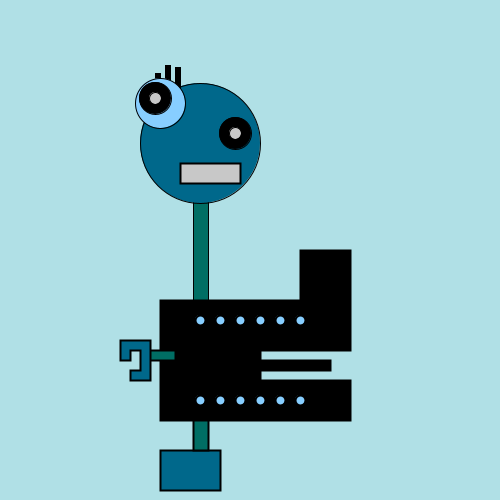
Frame 1 (no input)
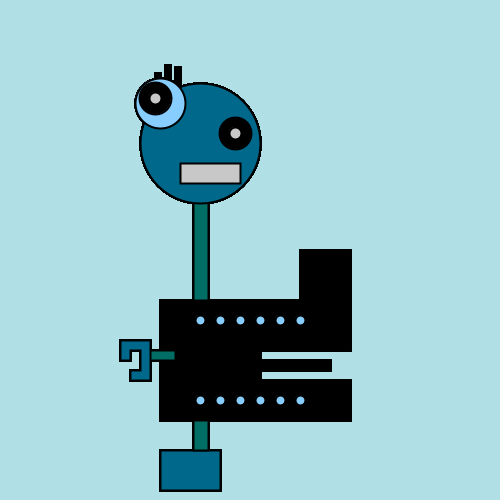
Frame 60 (the mouse pressed at the canvas centre just before this capture)
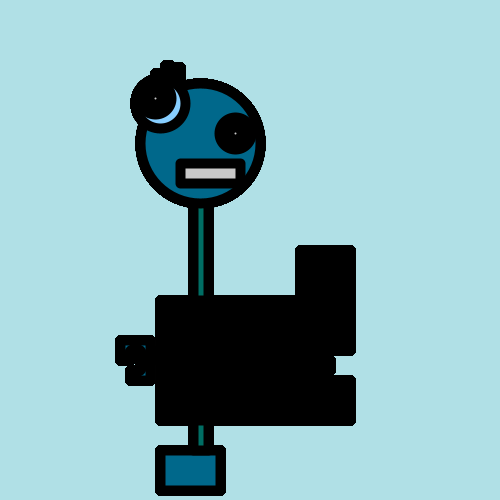
Frame 120 (the mouse held since frame 60 and released just before this capture)

The Processing sketch that drew these frames (run headless with seeded random() and noise(); from frame 60 on, the mouse is pressed at the canvas centre):

// Processing sketch: processing_55869
// ── processing_55869.pde

//int x = 190;
//int y = 490;
//int bodyH = 180;
int neckH = 193, mouseY;
//int radius = 120; 
//int ny = y - bodyHeight - neckHeight - radius; // Neck Y



float easing = 0.02;
void setup() {
size(500,500);
background(176,224,230);
smooth();
}

void draw(){
int targetX= mouseY;





//neck
fill(0,110,100);
rect(193,neckH,15,neckH);

//head
fill(0,104,139);
ellipse(200, neckH-50, 120,120);

fill(0);
rect(155,neckH-120,5,20);  //eyelashes
rect(165,neckH-128,5,20);
rect(175,neckH-126,5,20);

fill(135,206,255);  //large eye
ellipse(160,neckH-90,50,50);
fill(0);
ellipse(155,neckH-95,32,32);
fill(200);
ellipse(155,neckH-95,12,12);

fill(0);            //small eye
ellipse(235,neckH-60,32,32);
fill(200);
ellipse(235,neckH-60,12,12);

 {
//mouth

if (mousePressed) { 
  strokeWeight(10);
  strokeJoin(ROUND);
  rect(180,neckH-30,60,20);
  
} else {
strokeWeight(2);
rect(180,neckH-30,60,20);
}
}

//leg
fill(0,104,139);
rect(160,450,60,40);
fill(0,110,100);
rect(193,410,15,40);


//body

fill(0);
beginShape();
vertex(160,300);
vertex(300,300);
vertex(300, 250);
vertex(350,250);
vertex(350,350);
vertex(260,350);
vertex(260,360);
vertex(330,360);
//vertex(
vertex(330,370);
vertex(260,370);
vertex(260,380);
vertex(350,380);
vertex(350,420);
vertex(160,420);
endShape(CLOSE);

fill(135,206,255);
for (int i = 200; i < 320; i += 20) {ellipse(i, 320, 10,10);}
for (int i = 200; i < 320; i += 20) {ellipse(i, 400, 10,10);}


//ARMS
//left
//wrist
fill(0,110,100);
rect(145,350,30,10);

fill(0,104,139);
beginShape();
vertex(120, 340);
vertex(150,340);
vertex(150,380);
vertex(130,380);
vertex(130,370);
vertex(140,370);
vertex(140,350);
vertex(130,350);
vertex(130,360);
vertex(120,360);
endShape(CLOSE);
//right
}
